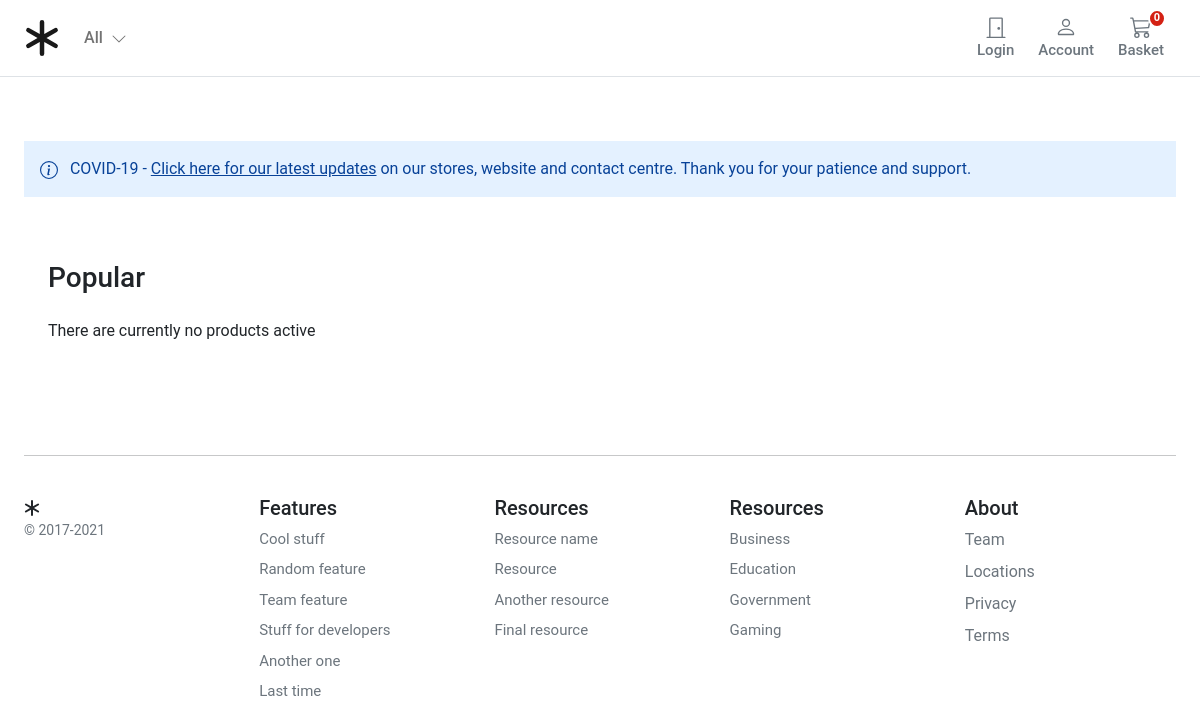
Before: / with the older database file.
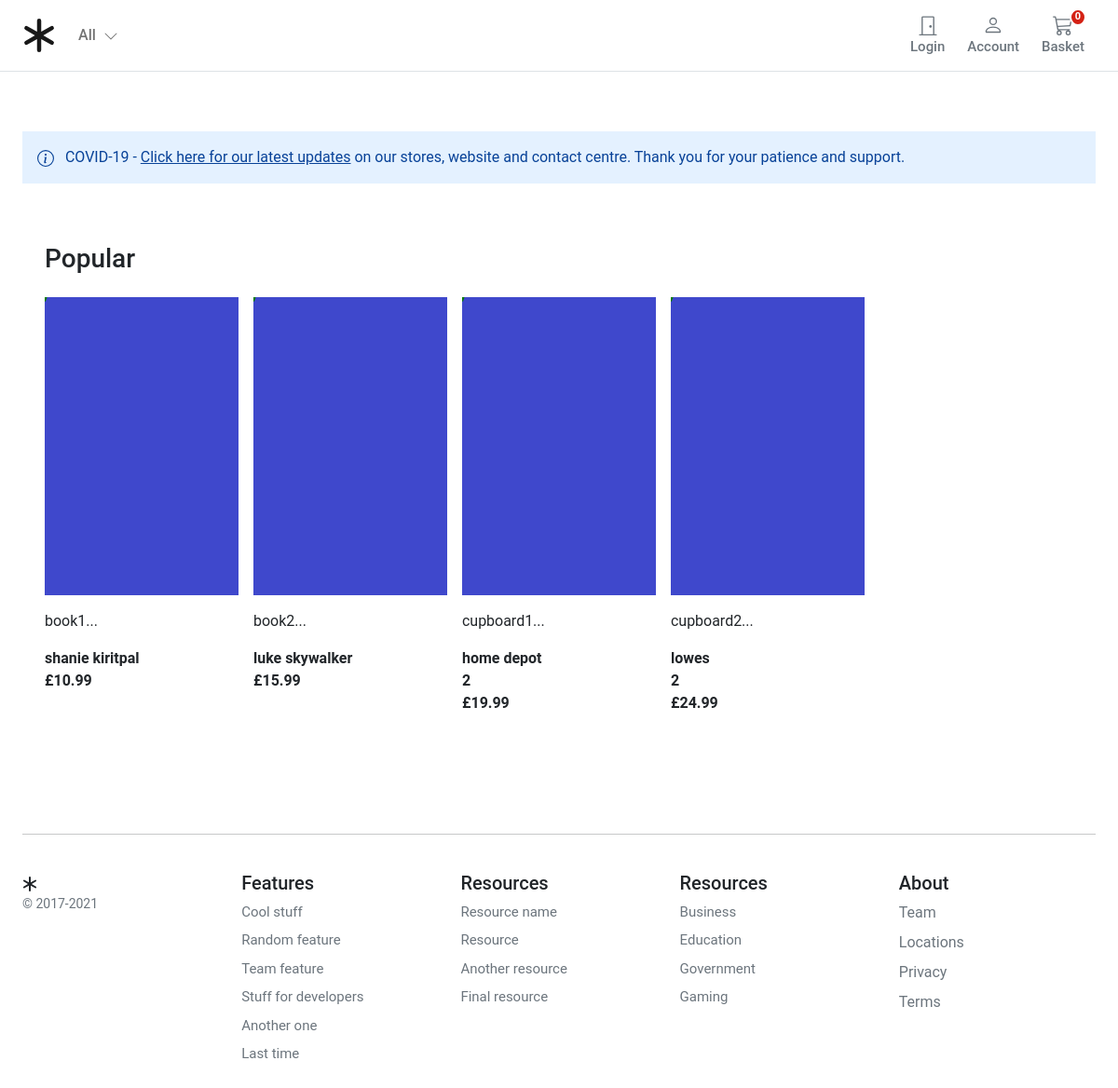
After: the same page with the newer database file.
### store/models.py (models this page shows)
class Product(PolymorphicModel):
    title = models.CharField(max_length=255)
    description = models.TextField(blank=True)
    image = models.ImageField(upload_to='images/', default='images/default.png')
    slug = models.SlugField(max_length=255)
    price = models.DecimalField(max_digits=4, decimal_places=2)
    in_stock = models.BooleanField(default=True)
    is_active = models.BooleanField(default=True)
    created = models.DateTimeField(auto_now_add=True)
    updated = models.DateTimeField(auto_now=True)

class Book(Product):
    publisher = models.CharField(max_length=255)
    author = models.CharField(max_length=255)

class Product(PolymorphicModel):
    title = models.CharField(max_length=255)
    description = models.TextField(blank=True)
    image = models.ImageField(upload_to='images/', default='images/default.png')
    slug = models.SlugField(max_length=255)
    price = models.DecimalField(max_digits=4, decimal_places=2)
    in_stock = models.BooleanField(default=True)
    is_active = models.BooleanField(default=True)
    created = models.DateTimeField(auto_now_add=True)
    updated = models.DateTimeField(auto_now=True)

class Cupboard(Product):
    shelves = models.IntegerField()
    author = models.CharField(max_length=255)

### store/views.py (the view)
# urls.py: path('', views.product_all, name='store_home'),
def product_all(request):
    products = Product.objects.all()
    return render(request, 'store/index.html', {'products': products})

### basket/basket.py (called while the page is built)
    def __len__(self):
        return sum(item['qty'] for item in self.basket.values())

### basket/context_processors.py (called while the page is built)
def basket(request):
    return {'basket': Basket(request)}

### store/context_processors.py (called while the page is built)
def categories(request):
    return {
        'categories': Category.objects.all()
    }

### templates/store/index.html (shortened to what this page needs)
{% extends "base.html" %}
{% block content %}
{% load static %}
<div class="container">
  <div class="alert alert-primary fw600 rounded-0 border-0 pb-3" role="alert">
    COVID-19 - <u>Click here for our latest updates</u> on our stores, website and contact centre. Thank you for
    your patience and support.
  </div>
  <div class="container">
    <div class="row">
      <div class="album py-5">
        <div class="pb-3">
          <h1 class="h3">Popular</h1>
        </div>
        {% if not products %}
        <div class="col-12">There are currently no products active</div>
          {% else %}
          <div class="row row-cols-1 row-cols-sm-2 row-cols-md-5 g-3">
          {% for product in products %}
          <div class="col">
            <div class="card border-0">
              <img class="img-fluid" alt="Responsive image" src="{% static 'default.png' %}" >
              <div class="card-body px-0">
                <p class="card-text">
                  <a class="text-dark text-decoration-none"
                    href="{{ product.get_absolute_url }}">{{ product.title|slice:":50" }}...</a>
                </p>
                <div class="fw-bold">{{product.author}}</div>
                <div class="fw-bold">{{product.shelves}}</div>
                <div class="fw-bold">£{{product.price}}</div>
              </div>
            </div>
          </div>
          {% endfor %}
        </div>
        {% endif %}
      </div>
    </div>
  </div>
  {% endblock %}

### templates/base.html (shortened to what this page needs)
{% load static %}
<!DOCTYPE html>
<html>
<head>
  <link href="https://cdn.jsdelivr.net/npm/bootstrap@5.0.0-beta1/dist/css/bootstrap.min.css" rel="stylesheet"
>
  <link rel="stylesheet" href="{% static 'core/css/base.css' %}">
  <link rel="stylesheet" href="{% block stylesheet %}{% endblock %}">
</head>
<body>
  <header class="pb-3">
    <nav class="navbar navbar-expand-md navbar-light bg-white border-bottom">
      <div class="container-fluid px-md-4">
        <div class="d-flex w-100 navbar-collapse">
          <a class="navbar-brand d-flex-inline" href="/">
          </a>
          <ul class="navbar-nav me-auto mb-2 mb-md-0">
            <li class="nav-item dropdown">
              <a class="nav-link dropdown-toggle d-none d-md-block fw500" href="#" id="navbarDropdown" role="button"
                data-bs-toggle="dropdown" aria-expanded="false">
                All
                <i class="ps-1"><svg xmlns="http://www.w3.org/2000/svg" width="16" height="16" fill="currentColor"
                    class="bi bi-chevron-down" viewBox="0 0 16 16">
                    <path fill-rule="evenodd"
                      d="M1.646 4.646a.5.5 0 0 1 .708 0L8 10.293l5.646-5.647a.5.5 0 0 1 .708.708l-6 6a.5.5 0 0 1-.708 0l-6-6a.5.5 0 0 1 0-.708z" />
                  </svg></i>
              </a>
            </li>
          </ul>
          {% if user.is_authenticated %}
          <a type="button" role="button" href=""
            class="btn btn-outline-secondary border-0 basket-btn">
            <div>
              <svg xmlns="http://www.w3.org/2000/svg" width="22" height="22" fill="currentColor"
                class="bi bi-door-closed" viewBox="0 0 16 16">
                <path
                  d="M3 2a1 1 0 0 1 1-1h8a1 1 0 0 1 1 1v13h1.5a.5.5 0 0 1 0 1h-13a.5.5 0 0 1 0-1H3V2zm1 13h8V2H4v13z" />
                <path d="M9 9a1 1 0 1 0 2 0 1 1 0 0 0-2 0z" />
              </svg>
            </div>
            <span class="fs15 fw500">Logout</span>
          </a>
          {% else %}
          <a type="button" role="button" href=""
            class="btn btn-outline-secondary border-0 basket-btn">
            <div>
              <svg xmlns="http://www.w3.org/2000/svg" width="22" height="22" fill="currentColor"
                class="bi bi-door-closed" viewBox="0 0 16 16">
                <path
                  d="M3 2a1 1 0 0 1 1-1h8a1 1 0 0 1 1 1v13h1.5a.5.5 0 0 1 0 1h-13a.5.5 0 0 1 0-1H3V2zm1 13h8V2H4v13z" />
                <path d="M9 9a1 1 0 1 0 2 0 1 1 0 0 0-2 0z" />
              </svg>
            </div>
            <span class="fs15 fw500">Login</span>
          </a>
          {% endif %}
          <a type="button" role="button" href=""
            class="btn btn-outline-secondary border-0 basket-btn">
            <div>
            </div>
            <span class="fs15 fw500">Account</span>
          </a>
          <a type="button" role="button" href="{% url "basket:basket_summary" %}"
            class="btn btn-outline-secondary border-0 basket-btn">
            {% with total_qty=basket|length %}
            <div id="basket-qty" class="basket-qty">
              {% if total_qty > 0 %}
              {{ total_qty }}
              {% else %}
              0
              {% endif %}
            </div>
            {% endwith %}
            <div>
            </div>
            <span class="fs15 fw500">Basket</span>
          </a>
        </div>
      </div>
    </nav>
  </header>
  <main class="pt-5">
    <div id="content">{% block content %} {% endblock %}</div>
  </main>
  <footer class="container py-5 footer">
    <hr>
    <div class="row pt-4">
      <div class="col-12 col-md">
        <small class="d-block mb-3 text-muted">&copy; 2017-2021</small>
      </div>
      <div class="col-6 col-md fs15">
        <h5>Features</h5>
        <ul class="list-unstyled">
          <li><a class="link-secondary text-decoration-none" href="#">Cool stuff</a></li>
          <li><a class="link-secondary text-decoration-none" href="#">Random feature</a></li>
          <li><a class="link-secondary text-decoration-none" href="#">Team feature</a></li>
          <li><a class="link-secondary text-decoration-none" href="#">Stuff for developers</a></li>
          <li><a class="link-secondary text-decoration-none" href="#">Another one</a></li>
          <li><a class="link-secondary text-decoration-none" href="#">Last time</a></li>
        </ul>
      </div>
      <div class="col-6 col-md fs15">
        <h5>Resources</h5>
        <ul class="list-unstyled">
          <li><a class="link-secondary text-decoration-none" href="#">Resource name</a></li>
          <li><a class="link-secondary text-decoration-none" href="#">Resource</a></li>
          <li><a class="link-secondary text-decoration-none" href="#">Another resource</a></li>
          <li><a class="link-secondary text-decoration-none" href="#">Final resource</a></li>
        </ul>
      </div>
      <div class="col-6 col-md fs15">
        <h5>Resources</h5>
        <ul class="list-unstyled">
          <li><a class="link-secondary text-decoration-none" href="#">Business</a></li>
          <li><a class="link-secondary text-decoration-none" href="#">Education</a></li>
          <li><a class="link-secondary text-decoration-none" href="#">Government</a></li>
          <li><a class="link-secondary text-decoration-none" href="#">Gaming</a></li>
        </ul>
      </div>
      <div class="col-6 col-md">
        <h5>About</h5>
        <ul class="list-unstyled">
          <li><a class="link-secondary text-decoration-none" href="#">Team</a></li>
          <li><a class="link-secondary text-decoration-none" href="#">Locations</a></li>
          <li><a class="link-secondary text-decoration-none" href="#">Privacy</a></li>
          <li><a class="link-secondary text-decoration-none" href="#">Terms</a></li>
        </ul>
      </div>
    </div>
  </footer>
</body>
</html>

### static/core/css/base.css (style rules this page uses)
@media (min-width: 1000px) { .container { max-width: 1000px; } }
@media (max-width: 1200px) { .container { max-width: 100%; padding:0 24px; } }
.dropdown-toggle::after { display: none; }
.alert-primary { background-color: #E4F1FF; }
html, body, p, div { letter-spacing: -0.02px; font-family: 'Roboto', sans-serif; }
.fs15 { font-size: 0.9375rem; }
.fw500 { font-weight: 500; }
.basket-qty { color: #fff; background: #d42114; border: 2px solid #fff; border-radius: 50%; text-align: center; font-size: 11px; height: 15px; width: 14px; position: absolute; box-sizing: content-box; font-weight: 600; display: flex; justify-content: center; align-items: center; top: 1px; right: 10px; }
.basket-btn { position: relative; }
.footer > div > div > ul > li { padding-bottom:8px; }

Changed rows visible on the page:
added Book: title "book1", author "shanie kiritpal", price "10.99"
added Book: title "book2", author "luke skywalker", price "15.99"
added Cupboard: title "cupboard1", author "home depot", shelves "2", price "19.99"
added Cupboard: title "cupboard2", author "lowes", shelves "2", price "24.99"
Other visible differences:
text no longer shown: "There are currently no products active"
